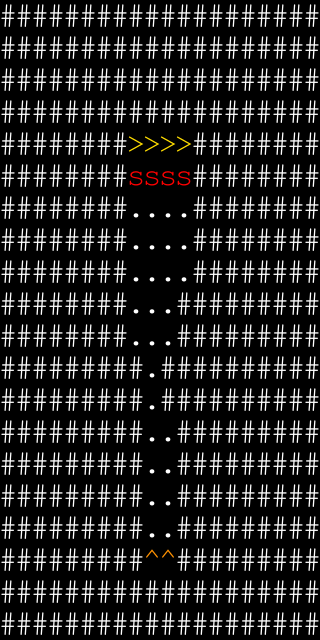

Rendered tile map (Tiled .tmx) drawn with the repository's tilesets; below, a short description and the full map source, tile grids included:
An orthogonal 20x20 tile map with 16x32 px tiles, 2 tile layers (Terrain, Foes).

<map version="1.10" tiledversion="1.11.2" orientation="orthogonal" renderorder="right-down" width="20" height="20" tilewidth="16" tileheight="32" infinite="0" nextlayerid="4" nextobjectid="1">
 <properties>
  <property name="fp_regen" type="int" value="100" />
  <property name="name" value="Chokepoint" />
  <property name="senses" value="Self;Sight;Touch;Hearing" />
  <property name="timeline_length" type="int" value="100" />
  <property name="timeline_type" value="Asynchronous" />
 </properties>
 <tileset firstgid="1" source="tileset/editor.tsx" />
 <layer id="1" name="Terrain" width="20" height="20">
  <data encoding="csv">
5,5,5,5,5,5,5,5,5,5,5,5,5,5,5,5,5,5,5,5,
5,5,5,5,5,5,5,5,5,5,5,5,5,5,5,5,5,5,5,5,
5,5,5,5,5,5,5,5,5,5,5,5,5,5,5,5,5,5,5,5,
5,5,5,5,5,5,5,5,5,5,5,5,5,5,5,5,5,5,5,5,
5,5,5,5,5,5,5,5,9,9,9,9,5,5,5,5,5,5,5,5,
5,5,5,5,5,5,5,5,1,1,1,1,5,5,5,5,5,5,5,5,
5,5,5,5,5,5,5,5,1,1,1,1,5,5,5,5,5,5,5,5,
5,5,5,5,5,5,5,5,1,1,1,1,5,5,5,5,5,5,5,5,
5,5,5,5,5,5,5,5,1,1,1,1,5,5,5,5,5,5,5,5,
5,5,5,5,5,5,5,5,1,1,1,5,5,5,5,5,5,5,5,5,
5,5,5,5,5,5,5,5,1,1,1,5,5,5,5,5,5,5,5,5,
5,5,5,5,5,5,5,5,5,1,5,5,5,5,5,5,5,5,5,5,
5,5,5,5,5,5,5,5,5,1,5,5,5,5,5,5,5,5,5,5,
5,5,5,5,5,5,5,5,5,1,1,5,5,5,5,5,5,5,5,5,
5,5,5,5,5,5,5,5,5,1,1,5,5,5,5,5,5,5,5,5,
5,5,5,5,5,5,5,5,5,1,1,5,5,5,5,5,5,5,5,5,
5,5,5,5,5,5,5,5,5,1,1,5,5,5,5,5,5,5,5,5,
5,5,5,5,5,5,5,5,5,3,3,5,5,5,5,5,5,5,5,5,
5,5,5,5,5,5,5,5,5,5,5,5,5,5,5,5,5,5,5,5,
5,5,5,5,5,5,5,5,5,5,5,5,5,5,5,5,5,5,5,5
</data>
 </layer>
 <layer id="2" name="Foes" width="20" height="20">
  <data encoding="csv">
0,0,0,0,0,0,0,0,0,0,0,0,0,0,0,0,0,0,0,0,
0,0,0,0,0,0,0,0,0,0,0,0,0,0,0,0,0,0,0,0,
0,0,0,0,0,0,0,0,0,0,0,0,0,0,0,0,0,0,0,0,
0,0,0,0,0,0,0,0,0,0,0,0,0,0,0,0,0,0,0,0,
0,0,0,0,0,0,0,0,0,0,0,0,0,0,0,0,0,0,0,0,
0,0,0,0,0,0,0,0,7,7,7,7,0,0,0,0,0,0,0,0,
0,0,0,0,0,0,0,0,0,0,0,0,0,0,0,0,0,0,0,0,
0,0,0,0,0,0,0,0,0,0,0,0,0,0,0,0,0,0,0,0,
0,0,0,0,0,0,0,0,0,0,0,0,0,0,0,0,0,0,0,0,
0,0,0,0,0,0,0,0,0,0,0,0,0,0,0,0,0,0,0,0,
0,0,0,0,0,0,0,0,0,0,0,0,0,0,0,0,0,0,0,0,
0,0,0,0,0,0,0,0,0,0,0,0,0,0,0,0,0,0,0,0,
0,0,0,0,0,0,0,0,0,0,0,0,0,0,0,0,0,0,0,0,
0,0,0,0,0,0,0,0,0,0,0,0,0,0,0,0,0,0,0,0,
0,0,0,0,0,0,0,0,0,0,0,0,0,0,0,0,0,0,0,0,
0,0,0,0,0,0,0,0,0,0,0,0,0,0,0,0,0,0,0,0,
0,0,0,0,0,0,0,0,0,0,0,0,0,0,0,0,0,0,0,0,
0,0,0,0,0,0,0,0,0,0,0,0,0,0,0,0,0,0,0,0,
0,0,0,0,0,0,0,0,0,0,0,0,0,0,0,0,0,0,0,0,
0,0,0,0,0,0,0,0,0,0,0,0,0,0,0,0,0,0,0,0
</data>
 </layer>
</map>
